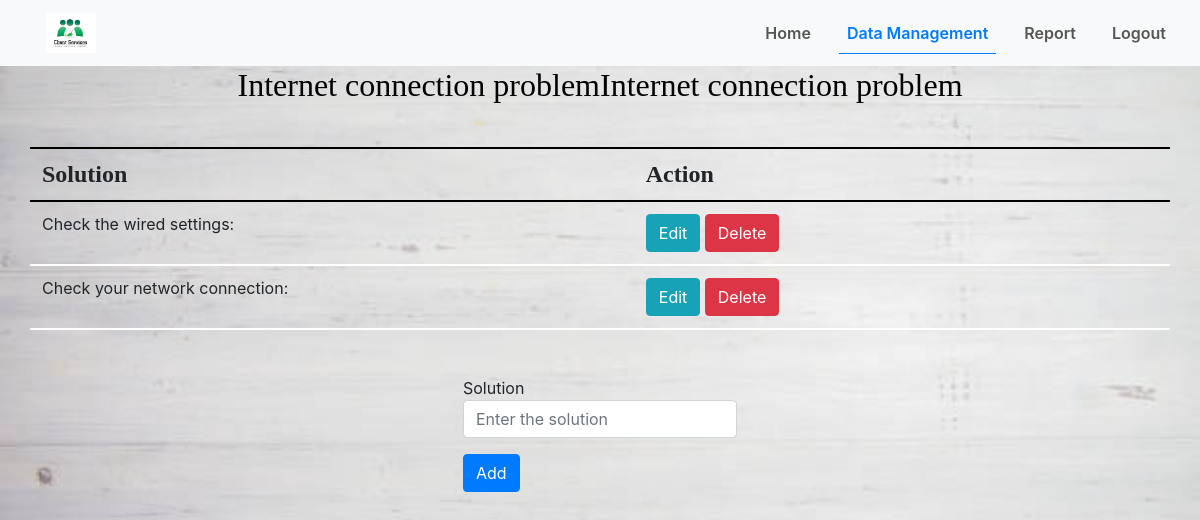
The app's page /solutionmanage.php?title=Internet connection problem with its own data.
### tables this page shows
CREATE TABLE `solution` (
  `s_id` int(20) NOT NULL,
  `p_title` varchar(256) NOT NULL,
  `s_text` text NOT NULL,
  `s_text1` text NOT NULL
);

### solutionprocess.php (called while the page is built, shortened)
<?php
$update = false;
$solution = '';

### solutionmanage.php (the view, shortened to what this page needs)
<head>
<link rel="stylesheet" href="css/dm.css?v=<?php echo time();?>">
<link rel="stylesheet" href="https://stackpath.bootstrapcdn.com/bootstrap/4.5.0/css/bootstrap.min.css">
<link rel="stylesheet" href="https://stackpath.bootstrapcdn.com/font-awesome/4.7.0/css/font-awesome.min.css">
</head>
<section id="nav-bar">
    <nav class="navbar navbar-expand-lg navbar-light bg-light">
        <a class="navbar-brand" href="#"><img src="img/clientservice.jpg"></a>
        <div class="collapse navbar-collapse" id="navbarNav">
          <ul class="navbar-nav ml-auto">
            <li class="nav-item active">
              <a class="nav-link" href="admin.php">Home</a>
            </li>
            <li class="nav-item">
              <a class="menu-active" href="datamanagement.php">Data Management</a>
            </li>
            <li class="nav-item">
              <a class="nav-link" href="report.php">Report</a>
            </li>
            <li class="nav-item">
              <a class="nav-link" href="logout.php">Logout</a>
            </li>
          </ul>
        </div>
      </nav>
</section>
<body style="background:url(img/background.jpg);background-repeat:no-repeat;background-size:100%">
<?php require_once 'solutionprocess.php'; ?>
<div class="container">
<?php
    $con = mysqli_connect("localhost","root","","dbphpsearch") or die(mysqli_error($con));
?>
<div class="row justify-content-center">
    <table class="table">
        <thead>
            <tr>
                <th>Solution</th>
                <th colspan="2">Action</th>
            </tr>
        </thead>
<?php
    $title = mysqli_real_escape_string($con, $_GET['title']);
    $sql = "SELECT * FROM solution WHERE p_title='$title'";
    $result = mysqli_query($con, $sql);
    $queryResult = mysqli_num_rows($result);
    if ($queryResult > 0)
            while($row = $result->fetch_assoc()):
                echo "<div>
                <h2>".$row['p_title']."</h2>
                </div>";?>
                <tr>
                    <td><?php echo $row['s_text']; ?></td>
                    <td>
                        <a href="solutionmanage.php?edit=<?php echo $row['s_id']; ?>"
                        class="btn btn-info">Edit</a>
                        <a href="solutionprocess.php?delete=<?php echo $row['s_id']; ?>"
                        class="btn btn-danger">Delete</a>
                    </td>
                </tr>
            <?php endwhile; ?>
    </table>
</div>
<div class="row justify-content-center">
    <form action="solutionprocess.php" method="POST">
        <div class="form-group">
        <lable>Solution</lable>
        <input type="text" name="solution" class="form-control"
               value="<?php echo $solution; ?>" placeholder="Enter the solution">
        </div>
        <div class="form-group">
        <?php
        if ($update == true):
        ?>
            <button type="submit" class="btn btn-primary" name="update">Update</button>
        <?php else: ?>
            <button type="submit" class="btn btn-primary" name="add">Add</button>
        <?php endif; ?>
        </div>
    </form>
</div>
</div>
</body>

### css/dm.css (style rules this page uses)
#nav-bar { position: sticky; top: 0; z-index: 10; }
.navbar-brand img { height: 40px; padding-left: 30px; }
.navbar-nav li { padding: 0 10px; }
.navbar-nav li a { float: right; text-align: left; }
.navbar { background: #fff; }
.nav-link { color: #555!important; font-weight: 600; font-size: 16px; }
.menu-active { color: #007bff!important; font-weight: 600; font-size: 16px; padding: 8px 8px; border-bottom: 1px solid #007bff; }
h2 { color: black; font-family: 'Times New Roman'; }
th { font-family: 'Times New Roman'; font-size: 24px; }
.table { margin: 35px 0; border-bottom: 2px solid; }
.table thead tr th { padding-right: 160px; border-top: 2px solid black; border-bottom: 2px solid black; }
.table, th, td { text-align: justify; border-bottom: 2px solid white; }
.row { margin-bottom: 30px; }

### records on screen
solution: p_title "Internet connection problem", s_text "Check the wired settings:"
solution: p_title "Internet connection problem", s_text "Check your network connection:"
